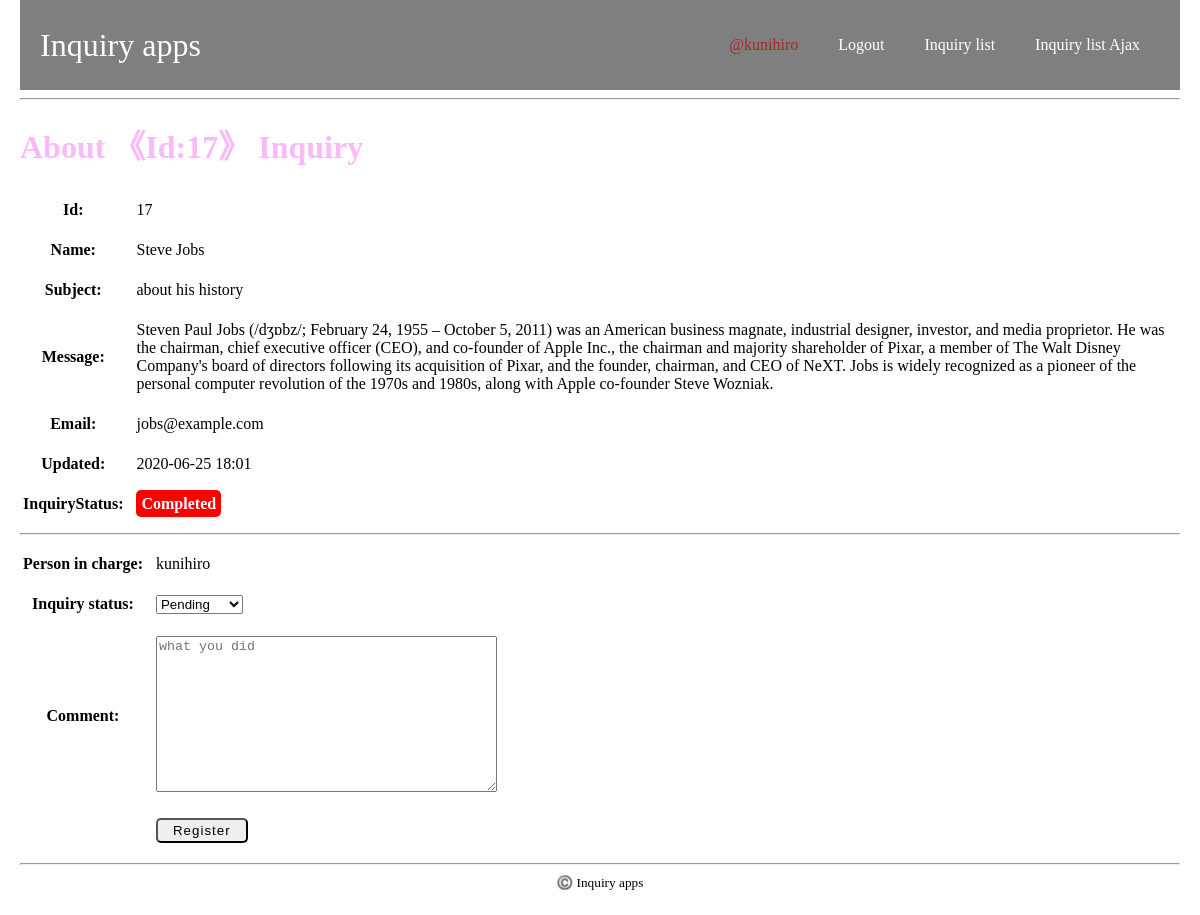
The page /inquiry/17/comment/add/ (signed in) on the database its author committed.
### inquiry_apps/models.py (models this page shows, shortened)
class Inquiry(models.Model):
    class Meta:
        db_table = 'inquiry'
    name = models.CharField(verbose_name='name',
                                max_length=255)
    subject = models.CharField(verbose_name='subject',
                                max_length=255)
    message = models.CharField(verbose_name='message',
                                max_length=500)
    email = models.EmailField(verbose_name='email')
    created_at = models.DateTimeField(verbose_name='created_at',
                                        auto_now_add=True)
    updated_at = models.DateTimeField(verbose_name='updated_at',
                                        auto_now_add=True)
    inquiry_status = models.IntegerField(
        verbose_name='inquiry_status',
        choices=InquiryStatus.INQUIRY_STATUS_CHOICES,
        default=0
    )

### inquiry_apps/views.py (the view, shortened to what this page needs)
# urls.py: path('inquiry/<int:inquiry_id>/comment/add/', views.comment_add, name='comment_add'),
@login_required(login_url='/inquiry/login/')
@require_http_methods(['GET', 'POST'])
def comment_add(request, inquiry_id):
    inquiry = get_object_or_404(Inquiry, id=inquiry_id)
    request_data = User.objects.get(username=request.user)
    if request.method != 'POST':
        form = AddInquiryCommentForm()
    context = {
        'inquiry': inquiry,
        'form': form,
    }
    template = loader.get_template('inquiry_apps/comment_add/comment_add.html')
    return HttpResponse(template.render(context, request))

### inquiry_apps/forms.py (shortened to what this page needs)
class AddInquiryCommentForm(forms.Form):
    inquiry_status = forms.fields.ChoiceField(
                                    choices = InquiryStatus.INQUIRY_STATUS_CHOICES,
                                    widget=forms.widgets.Select,
                                    )
    comment = forms.CharField(required=True,
                            max_length=1000,
                            widget=forms.Textarea(
                                attrs={
                                    'placeholder': 'what you did',
                                }))

### inquiry_apps/templates/inquiry_apps/comment_add/comment_add.html (shortened to what this page needs)
{% extends 'inquiry_apps/base.html' %}
{% block content %}
<h1>About 《Id:{{ inquiry.id }}》 Inquiry</h1>
<table class="inquiry_table">
    <tr>
        <th>Id:</th>
        <td>{{ inquiry.id }}</td>
    </tr>
    <tr>
        <th>Name:</th>
        <td>{{ inquiry.name }}</td>
    </tr>
    <tr>
        <th>Subject:</th>
        <td>{{ inquiry.subject }}</td>
    </tr>
    <tr>
        <th>Message:</th>
        <td>{{ inquiry.message }}</td>
    </tr>
    <tr>
        <th>Email:</th>
        <td>{{ inquiry.email }}</td>
    </tr>
    <tr>
        <th>Updated:</th>
        <td>{{ inquiry.updated_at|date:"Y-m-j H:i" }}</td>
    </tr>
    <tr>
        <th>InquiryStatus:</th>
        <td class="inquiry_status">
        <span>
            {% if inquiry.inquiry_status == inquiry.InquiryStatus.Pending %}
            Pending
            {% elif inquiry.inquiry_status == inquiry.InquiryStatus.Ignore %}
            Ignore
            {% else %}
            Completed
            {% endif %}
        </span>
        </td>
    </tr>
</table>
<hr>
<form action="" method="post">
    <table class="inquiry_table">
    <tr>
        <th>Person in charge:</th>
        <td>{{ user.username }}</td>
    </tr>
    <tr>
        <th>Inquiry status:</th>
        <td>{{ form.inquiry_status }}{{ form.inquiry_status.errors }}</td>
    </tr>
    <tr>
        <th>Comment:</th>
        <td>{{ form.comment }}{{ form.comment.errors }}</td>
    </tr>
    <tr>
        <th></th>
        <td><button type="submit" class="btn">Register</button></td>
    </tr>
</table>
</form>
{% endblock %}

### inquiry_apps/templates/inquiry_apps/base.html (shortened to what this page needs)
{% load static %}
<!doctype html>
<html lang="ja">
<head>
    <link rel="stylesheet" href="{% static 'inquiry_apps/css/base.css' %}">
</head>
<body>
    <header class="header">
        <div class="header-bg">
            <div class="header-cat">
                <div class="header-logo">
                    <a href="/">Inquiry apps</a>
                </div>
                <nav class="header-navi">
                    <div class="header-navi-wrap">
                        <ul class="header-navi-list">
                            <li class="header-navi-item"><a href="{% url 'inquiry_apps:edit_profile' %}" style="color:brown;">@{{ user }}</a></li>
                            <li class="header-navi-item"><a href="{% url 'inquiry_apps:inquiry_logout' %}">Logout</a></li>
                            <li class="header-navi-item"><a href="{% url 'inquiry_apps:inquiry_list' %}">Inquiry list</a></li>
                            <li class="header-navi-item"><a href="{% url 'inquiry_apps:inquiry_list_ajax' %}">Inquiry list Ajax</a></li>
                        </ul>
                    </div>
                </nav>
            </div>
        </div>
    </header>
    <div class="content">
        <hr>
        {% block content %}
        {% endblock %}
    </div>
    <hr>
    <div class="footer">
        <small class="copy-right">©️ Inquiry apps</small>
    </div>
</body>
</html>

### inquiry_apps/static/inquiry_apps/css/base.css (style rules this page uses)
html { font-size: 16px; }
body { margin: 0 20px; }
ul, ol { list-style: none; }
h1 { color: rgba(241, 70, 233, 0.377); }
.header { width: 100%; left: 0; top: 0; z-index: 1000; background-color: rgb(000,000,000,.5); }
.header-bg { position: relative; z-index: 2; padding: 20px; flex-wrap: wrap; }
.header-logo a { font-family: cursive; display: block; text-decoration: none; font-size: 2rem; color: #fff; }
.header-cat { display: flex; flex-wrap: wrap; justify-content: space-between; align-items: center; }
.header-navi-list { display: flex; }
.header-navi a { text-decoration: none; padding-left: 20px; padding-right: 20px; font-size: 1rem; color: #fff; }
table tr td { padding: 10px; }
table tr .inquiry_status span { color: white; padding: 5px; border-radius: 5px; background: #fd0000; font-weight: bold; }
.btn { padding: 3px 15px; border-radius: 5px; letter-spacing: 1px; }
.footer { text-align: center; }

### rows shown on the page
Inquiry: id "17", name "Steve Jobs", subject "about his history", message "Steven Paul Jobs (/dʒɒbz/; February 24, 1955 – October 5, 2011) was an American business magnate, industrial designer, investor, and media proprietor. He was the chairman, chief executive officer (CEO), and co-founder of Apple Inc., the chairman and majority shareholder of Pixar, a member of The Walt Disney Company's board of directors following its acquisition of Pixar, and the founder, chairman, and CEO of NeXT. Jobs is widely recognized as a pioneer of the personal computer revolution of the 1970s and 1980s, along with Apple co-founder Steve Wozniak.", email "jobs@example.com", updated_at "2020-06-25 18:01"

### other values the page prints
{{ user }} "kunihiro"
{{ user.username }} "kunihiro"
